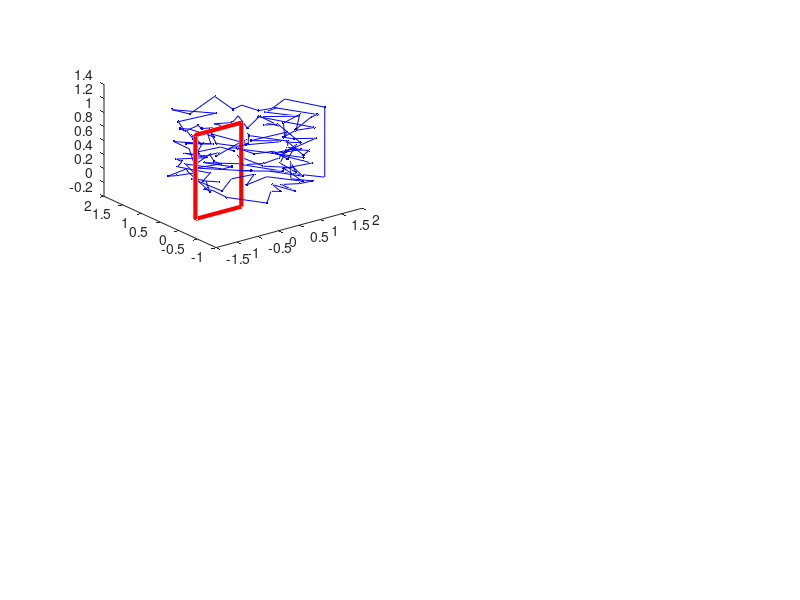

MATLAB code to generate this figure: (Note: this script raises an error after producing the figure.)

function test

  clear all ;
  
  ns = [5, 10, 50, 150 ] ;
    
  for kk=1:4

    subplot(2,2,kk) ;

    [x,y,z] = spira();
    hold off ;
    plot3([x,x(1)],[y,y(1)],[z,z(1)],'-r.','LineWidth',3);
    hold on

    [x1,y1,z1] = spiral(ns(kk),32*ns(kk));
    plot3([x1,x1(1)],[y1,y1(1)],[z1,z1(1)],'-b.');

    P = [ x ; y ; z ] ;
    Q = [ x1; y1; z1 ] ;

    tic
    [L,E] = lk( P, Q );
    toc

    fprintf('L = %d, err = %g\n', L, E ) ;
    
    [W,E] = Writhe( Q );
    fprintf('W = %g, err = %g\n', W, E ) ;

    title(sprintf('LK = %d',L));

    axis equal;
  end
  N = 100000 ;
  [x1,y1,z1] = spiral(N,32*N);
  Q = [ x1; y1; z1 ] ;

  tic
  [L,E] = lk( P, Q );
  toc

  fprintf('L = %d, err = %g\n', L, E ) ;
  
end

function [x,y,z] = spiral(N,npts)
  t = [0:N/npts:N];
  x = cos(2*pi*t);
  y = sin(2*pi*t);
  z = t/t(end);
  
  x = x + 0.8*rand(size(x));
  y = y + 0.8*rand(size(y));
  z = z + 0.4*rand(size(z))/N;

  x = [x 2 2];
  y = [y 0 0];
  z = [z 1 0];
end

function [x,y,z] = spira()
  x = [0 0 -1.1 -1.1];
  y = [0 0 0 0];
  z = [-0.1 1.1 1.1 -0.1];
end



